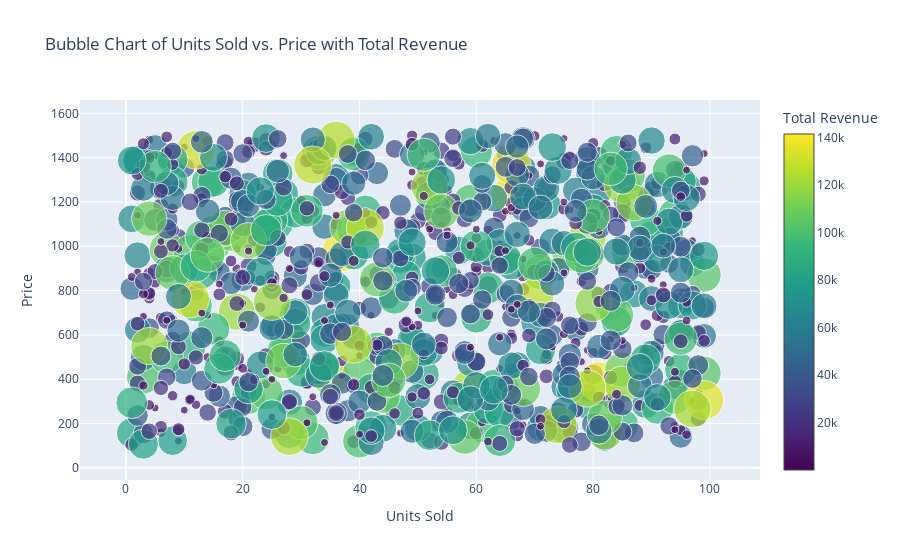

The cell this chart's notebook holds for it:
### Code cell
# Extract data for plotting
x = df['UnitsSold']
y = df['Price']
size = df['TotalRevenue']

# Create the bubble chart
fig = go.Figure(data=[go.Scatter(
    x=x,
    y=y,
    text=df['Brand'],  # Hover text with brand information
    mode='markers',
    marker=dict(
        size=size / 1000,  # Scale down the size for better visualization
        sizemode='area',
        sizeref=2.*max(size/1000)/(40.**2),
        sizemin=4,
        color=size,
        colorscale='Viridis',
        showscale=True,
        colorbar=dict(title='Total Revenue')
    )
)])

# Update layout
fig.update_layout(
    title='Bubble Chart of Units Sold vs. Price with Total Revenue',
    xaxis=dict(title='Units Sold'),
    yaxis=dict(title='Price'),
    hovermode='closest'
)

# Plot the figure
iplot(fig)

### Figure 1 — Plotly figure (JSON) as saved in the notebook; plotly's stock layout.template omitted (floating-point values rounded to 4 significant figures; data arrays with more than 128 entries replaced by an {"elided": "..."} marker saying what was removed)
{"data": [{"marker": {"color": {"elided": "1000 float values"}, "colorbar": {"title": {"text": "Total Revenue"}}, "colorscale": [[0, "#440154"], [0.1111, "#482878"], [0.2222, "#3e4989"], [0.3333, "#31688e"], [0.4444, "#26828e"], [0.5556, "#1f9e89"], [0.6667, "#35b779"], [0.7778, "#6ece58"], [0.8889, "#b5de2b"], [1, "#fde725"]], "showscale": true, "size": {"elided": "1000 float values"}, "sizemin": 4, "sizemode": "area", "sizeref": 0.1768}, "mode": "markers", "text": {"elided": "1000 str values"}, "type": "scatter", "x": {"elided": "1000 int values"}, "y": {"elided": "1000 float values"}}], "layout": {"hovermode": "closest", "title": {"text": "Bubble Chart of Units Sold vs. Price with Total Revenue"}, "xaxis": {"title": {"text": "Units Sold"}}, "yaxis": {"title": {"text": "Price"}}}}
